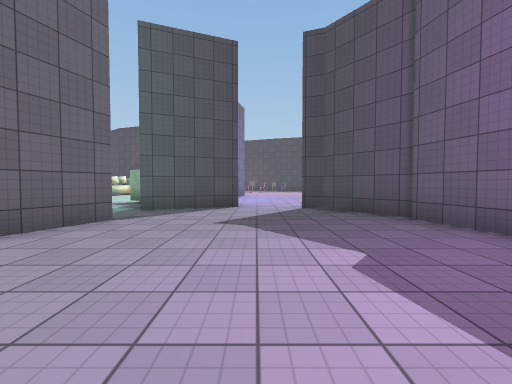
view 1 (above)

24 first-person views from a walk through a Unity game level. The camera is 1.3 m above the floor, tilts 2° down and sees 90° across. The floor is counted in squares, 2 m on a side. Each view is taken from the middle of a square. On the plan, view 1 faces up. The plan holds only what a view shows up to about 9 squares ahead; the rest is blank. The place goes on beyond the plan. The player is left out. Door leaves are left out, so doorways stand open. Surface patterns are stand-ins for the level's own textures.

view 2
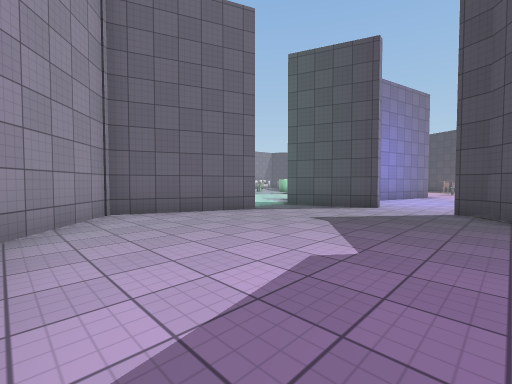

view 3
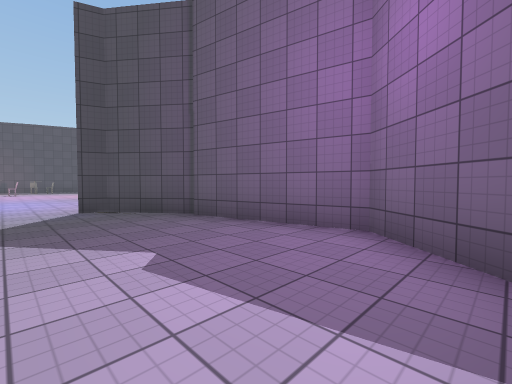

view 4
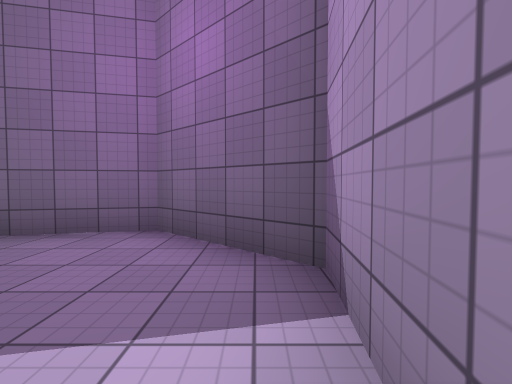

view 5
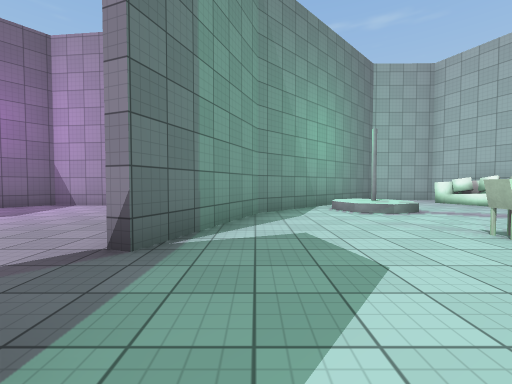

view 6
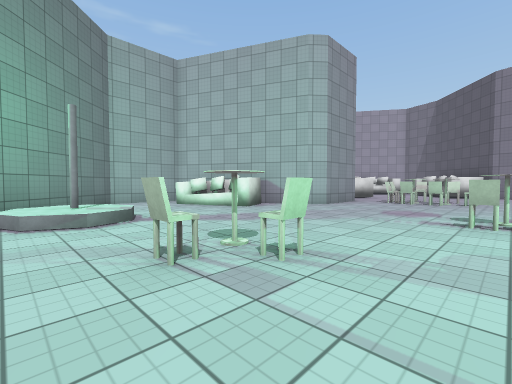

view 7
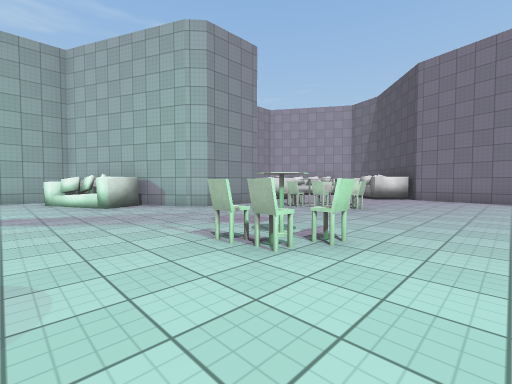

view 8
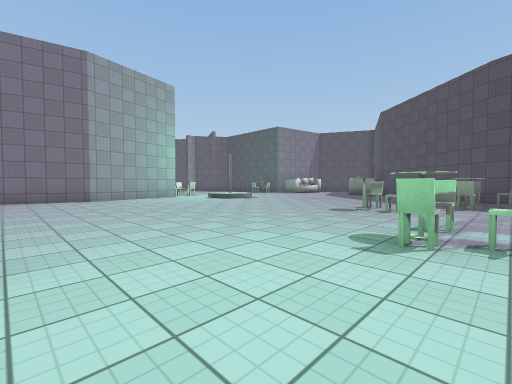

view 9
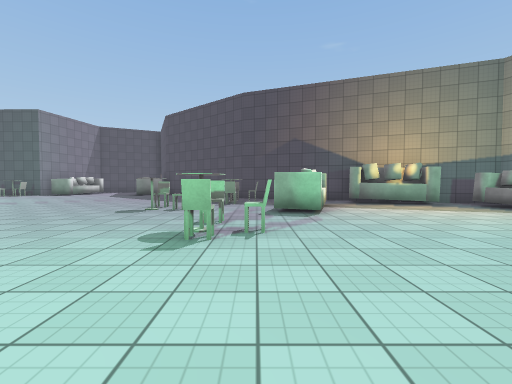

view 10
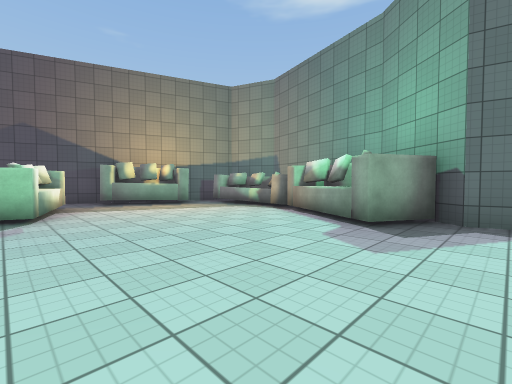

view 11
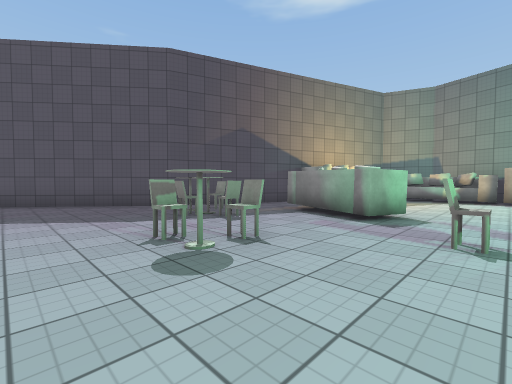

view 12
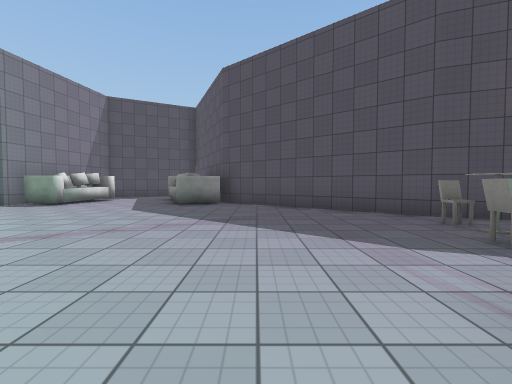

view 13
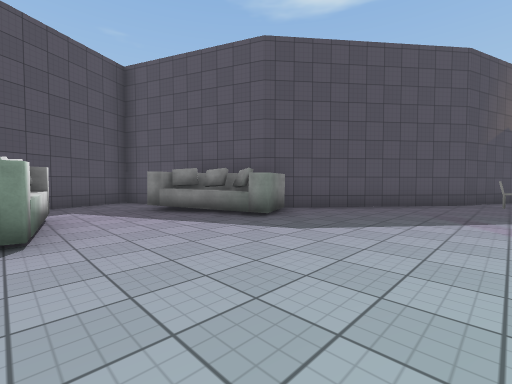

view 14
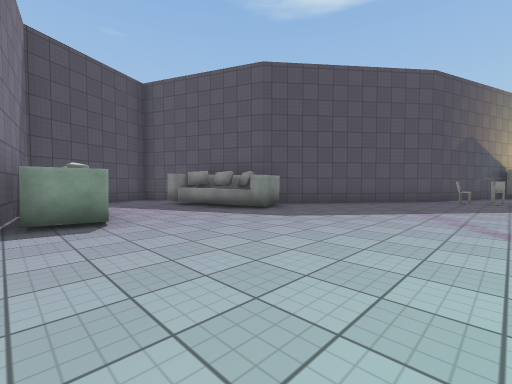

view 15
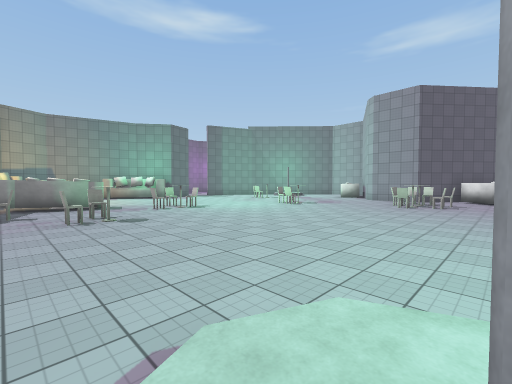

view 16
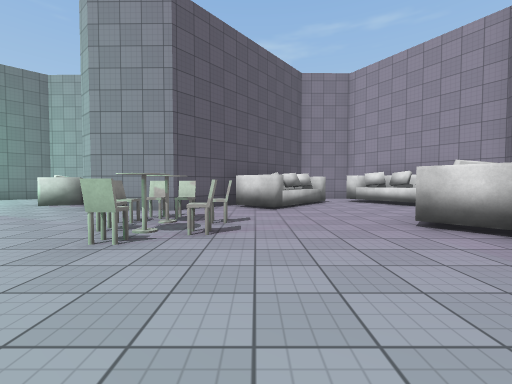

view 17
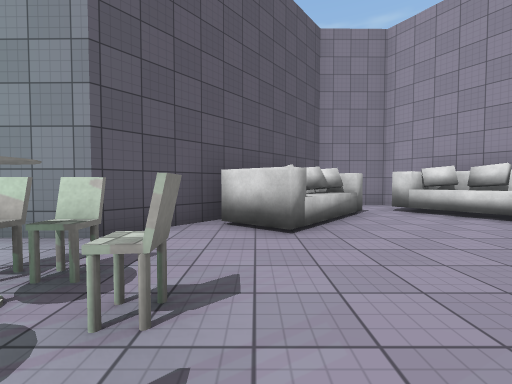

view 18
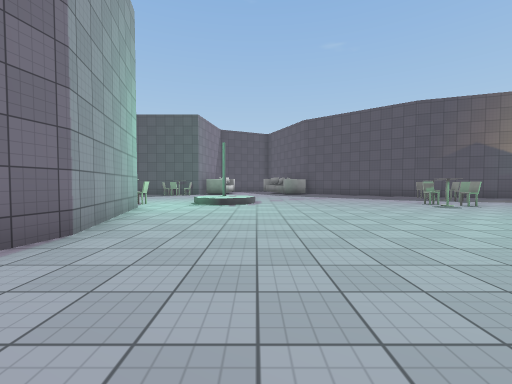

view 19
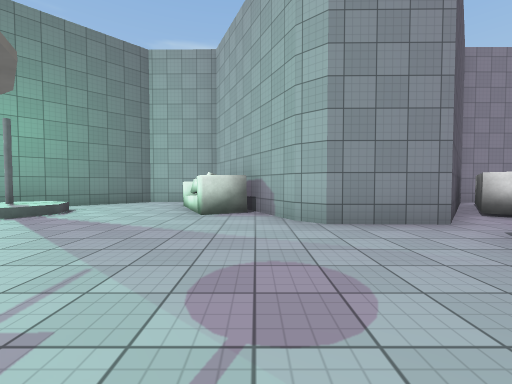

view 20
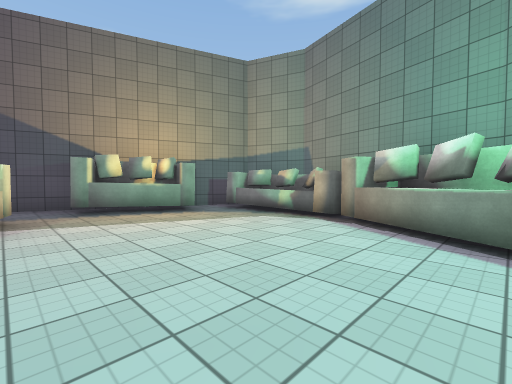

view 21
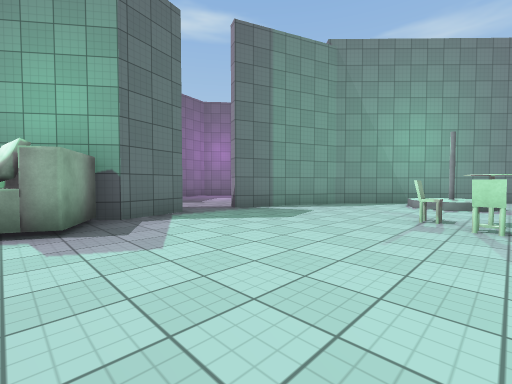

view 22
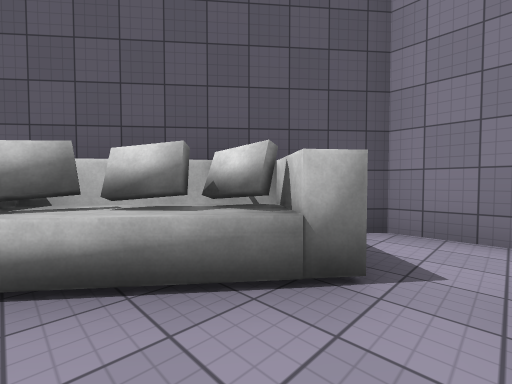

view 23
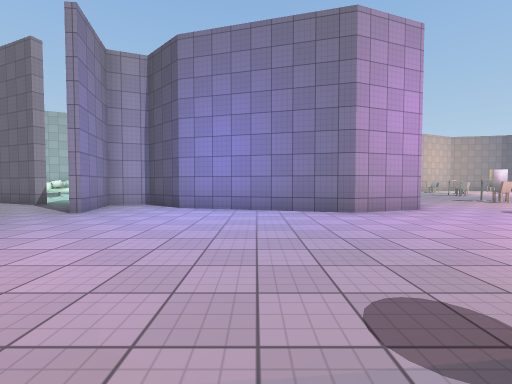

view 24
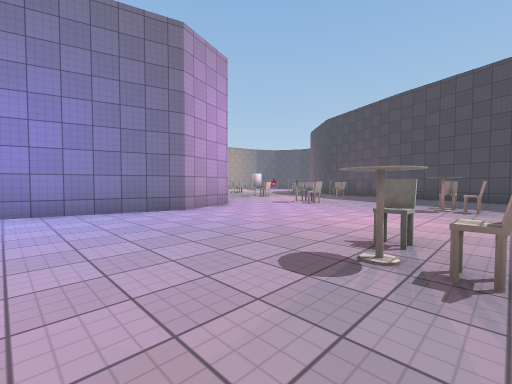

### Floor plan
Points are (right, up) in squares from view 1. A wall is a line through its corners. A room is listed if a view was taken in it or the views show most of it. See-through windows are left out.
Room 1 (views 1, 2, 3, 4)
walls: (-2.5, 4.6) (-3.7, 1.5); (0.2, -0.3) (1.9, -0.5) (3.5, 1.4) (2.8, 4.7); (2.9, 4.7) (1.7, 6.4) (1.1, 6.6); (-0.4, 7) (-2.8, 6.1); (-3.9, 1.6) (-1.9, 0)
ways out: open door at (-2.7, 5.3) to room 2; open door at (0.5, 7) to room 3
Room 2 (views 5, 6, 7, 8, 9, 10, 11, 12, 13, 14, 15, 16, 17, 18, 19, 20, 21, 22)
walls: (-20.2, 12.9) (-19.3, 9.2) (-20, 6.2); (-12.6, 1.7) (-11.6, -0.7); (-3.7, 9) (-3, 9.1); (-3.3, 9.4) (-2.9, 9.9) (-2.8, 10.6); (-5.7, 16.5) (-9.5, 17.9) (-14.2, 21.6); (-3.1, 8.7) (-2.1, 10.4); (-2.8, 7.7) (-4.2, 8.5) (-2.7, 11.2); (-2.8, 6.1) (-3.1, 7.5) (-2.8, 7.9); (-2, 15.1) (-3.1, 15.5); (-4, 1.5) (-2.8, 4.7); (-10.5, -2.6) (-8.4, -2.6); (-8.5, -2.8) (-3.9, 1.6); (-20.5, -2.6) (-18.9, -2.6) (-15.1, 2) (-13.1, 2) (-12.6, 1.5); (-19.7, 23.1) (-20.2, 20.3); (-15.7, 25.2) (-16, 26) (-18.2, 25)
ways out: open door at (-2.7, 5.3) to room 1; opening at (-17, -1)
objects: other object (-20, -1); other object (-20, 4) to (-20, 5); other object (-20, 14); other object (-19, -1) to (-17, 1); other object (-19, 21) to (-19, 23); chair (-16, 3); chair (-16, 4); chair (-16, 5); other object (-16, 21) to (-14, 23); chair (-15, 3); chair (-15, 4); chair (-15, 5); chair (-12, 7); table (-12, 13); chair (-12, 14); other object (-11, -1) to (-10, 0); chair (-11, 5); table (-11, 6); chair (-11, 7); chair (-11, 13); chair (-10, 9); table (-10, 10); chair (-10, 11); chair (-10, 15); chair (-10, 16); chair (-10, 17); chair (-9, 10); chair (-9, 16); table (-8, 3); chair (-8, 4); other object (-8, 13) to (-7, 15); chair (-7, 4); other object (-6, 15) to (-4, 16); other object (-2, 12) to (-2, 14)
Room 3 (views 23, 24)
walls: (-1.2, 15) (-0.6, 13.2) (-1.7, 9) (-2.8, 7.8) (-2.4, 6.8) (-0.4, 7.3); (5.1, 20.9) (3.5, 21.4)
ways out: open door at (0.5, 7) to room 1
objects: chair (-4, 19); other object (0, 16); other object (0, 17); table (4, 12); chair (4, 13); chair (4, 16); other object (4, 17); chair (4, 18); chair (5, 12)

Where each view was taken, in squares from view 1:
view 1: 0 up, 0 right, facing up
view 2: 0 up, 2 right, facing up-left
view 3: 0 up, 0 right, facing up-right
view 4: 0 up, 0 right, facing right
view 5: 7 up, 4 left, facing down
view 6: 6 up, 6 left, facing down-left
view 7: 8 up, 9 left, facing down-left
view 8: 7 up, 9 left, facing up-left
view 9: 7 up, 9 left, facing up
view 10: 7 up, 8 left, facing up-right
view 11: 11 up, 13 left, facing up-right
view 12: 13 up, 13 left, facing up
view 13: 17 up, 19 left, facing up-right
view 14: 16 up, 20 left, facing up-right
view 15: 15 up, 18 left, facing down-right
view 16: 8 up, 17 left, facing down
view 17: 5 up, 17 left, facing down
view 18: 6 up, 17 left, facing up
view 19: 6 up, 12 left, facing down
view 20: 9 up, 7 left, facing up-right
view 21: 9 up, 8 left, facing down-right
view 22: 1 up, 20 left, facing down-right
view 23: 11 up, 5 right, facing left
view 24: 10 up, 5 right, facing up-left
